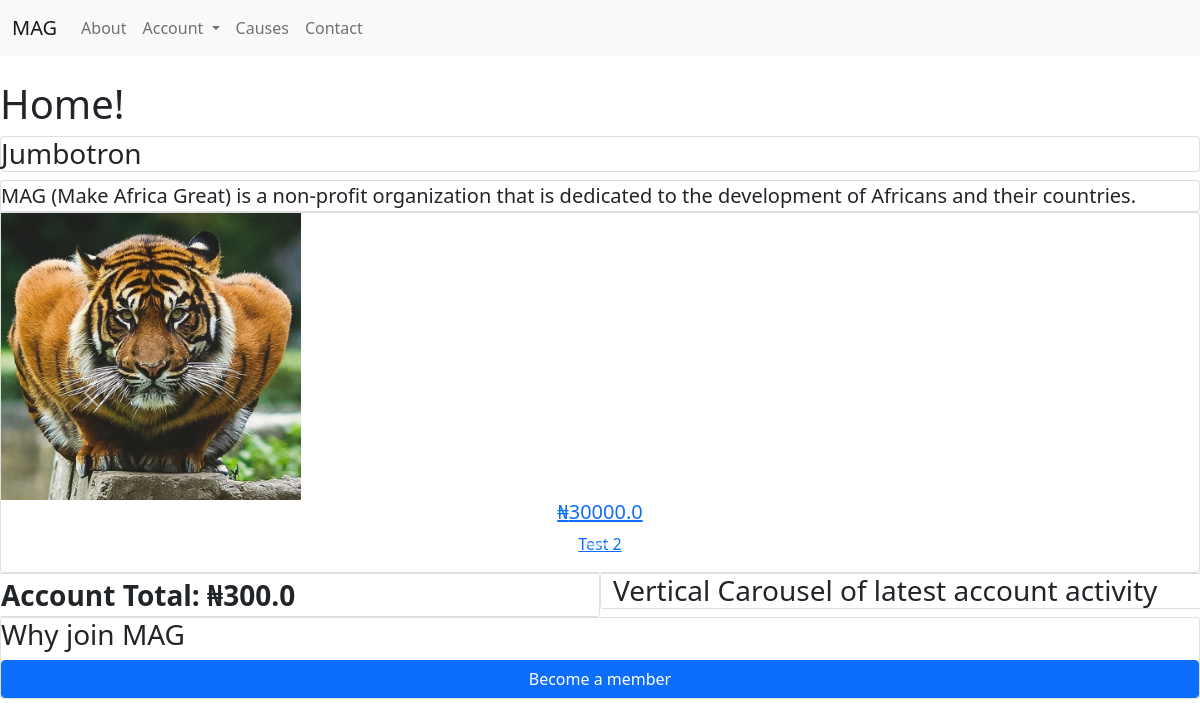
Before: / with the older database file.
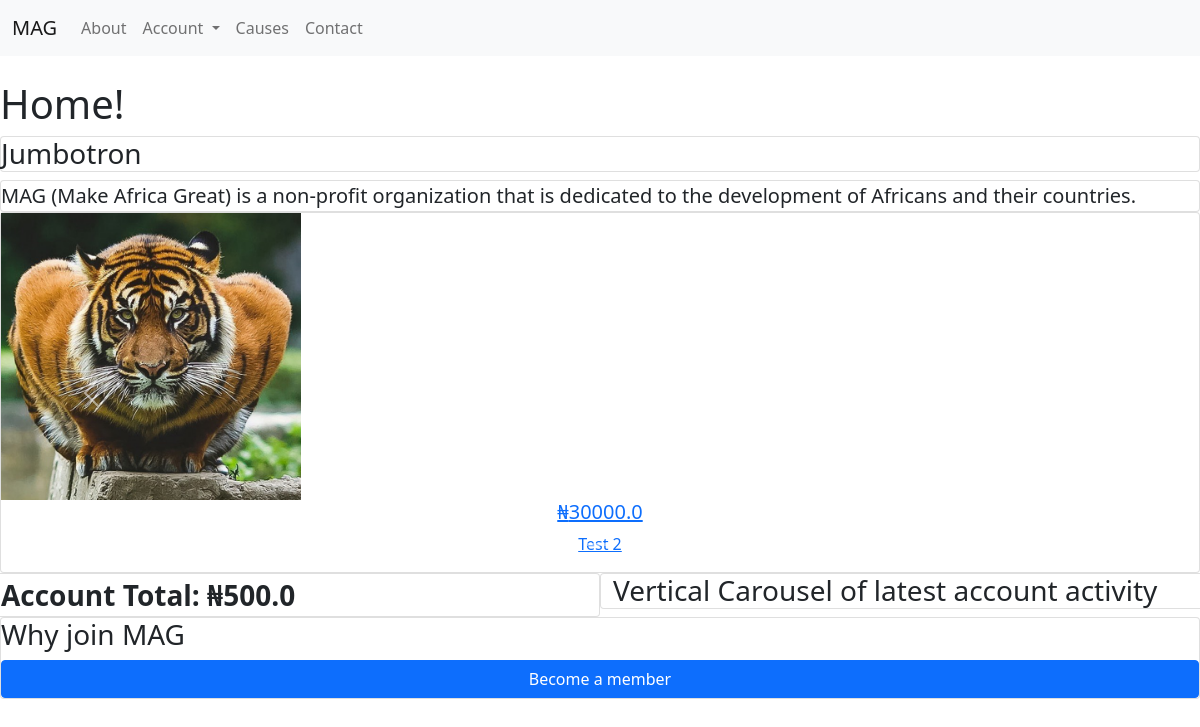
After: the same page with the newer database file.
### main/models.py (models this page shows)
class Cause(models.Model):
    name = models.CharField(max_length=128)
    category = models.CharField(max_length=32)
    brief_description = models.CharField(max_length=225)
    country = models.CharField(max_length=32)
    state = models.CharField(max_length=32)
    city = models.CharField(max_length=32)
    address = models.CharField(max_length=255, blank=True)
    duration = models.IntegerField(default=0)
    detail_description = models.TextField()
    cost = models.FloatField()
    cost_breakdown = models.TextField()
    expiration = models.IntegerField(blank=True)
    investigated = models.BooleanField(default=False)
    investigator = models.ForeignKey(settings.AUTH_USER_MODEL, blank=True, on_delete=models.SET_NULL, null=True, related_name = 'investigator')
    investigation_note = models.CharField(blank=True, max_length=255)
    approved = models.BooleanField(default=False)
    approver = models.ForeignKey(settings.AUTH_USER_MODEL, blank=True, on_delete=models.SET_NULL, null=True, related_name = 'approver')
    approved_date = models.DateTimeField(blank=True, null=True)
    creator = models.ForeignKey(settings.AUTH_USER_MODEL, on_delete=models.SET_NULL, null=True)
    backers = models.ManyToManyField(settings.AUTH_USER_MODEL, blank=True, related_name = 'backers')
    voters = models.ManyToManyField(settings.AUTH_USER_MODEL, blank=True, related_name = 'voters')
    votes = models.IntegerField(blank=True, default=0)
    completed = models.BooleanField(default=False)
    closed = models.BooleanField(default=False)
    closed_note = models.TextField(blank=True)
    closer = models.ForeignKey(settings.AUTH_USER_MODEL, blank=True, on_delete=models.SET_NULL, null=True, related_name = 'closer')
    closed_date = models.DateTimeField(blank=True, null=True)
    supervisor = models.ForeignKey(settings.AUTH_USER_MODEL, blank=True, on_delete=models.SET_NULL, null=True, related_name = 'supervisor')
    coordinator = models.ForeignKey(settings.AUTH_USER_MODEL, blank=True, on_delete=models.SET_NULL, null=True, related_name = 'coordinator')
    volunteers = models.ManyToManyField(settings.AUTH_USER_MODEL, blank=True, related_name = 'volunteers')
    status = models.CharField(max_length=32)
    date_added = models.DateTimeField(auto_now_add=True)
    slug = models.SlugField(max_length=128)

class Cause_file(models.Model):
    cause = models.ForeignKey(Cause, on_delete=models.CASCADE)
    file_type = models.CharField(max_length=32, null=True, blank=True)
    file_purpose = models.CharField(max_length=32, null=True, blank=True)
    file_description = models.CharField(max_length=255)
    date_added = models.DateTimeField(auto_now_add=True)
    file_upload = models.FileField(upload_to=cause_directory_path)

class Info(models.Model):
    date_added = models.DateTimeField(auto_now_add=True)
    month = models.IntegerField()
    year = models.IntegerField()
    total_amount = models.FloatField(default=0.00)

### main/views.py (the view)
# urls.py: path("", views.index, name="index"),
def index(request):
    filtered_causes = Cause.objects.filter(status="Approved").order_by("-votes")[:2]
    causes = []
    for cause in filtered_causes:
        try:
            profile_pic = Cause_file.objects.get(cause=cause, file_purpose="Profile Picture")
            new_object = {
                'cause': cause,
                'profile_pic': profile_pic
            }
            causes.append(new_object)
        except Error:
            pass
        try:
            monthly_info = Info.objects.get(month=month, year=year)
        except Error:
            if datetime.datetime.now().day == 1:
                monthly_info = Info(month=month, year=year)
                monthly_info.save()
            else:
                messages.info(request, "Info Object could not be created. Please contact the admin with this message.")
                return redirect("contact")
    context = {
        'causes': causes,
        'monthly_info': monthly_info
    }
    return render(request, "main/index.html", context)

### main/templates/main/index.html (shortened to what this page needs)
{% extends "main/layout.html" %}
{% block body %}
        <main id="home-page">
            <h1>
                Home!
            </h1>
            <h3 class="card">
                Jumbotron
            </h3>
            <div class="card fs-5">
                MAG (Make Africa Great) is a non-profit organization that is dedicated to the development of Africans and their countries.
            </div>
            <div class="card">
                <div id="carouselExampleIndicators" class="carousel slide" data-bs-ride="carousel">
                    <div class="carousel-indicators">
                        <button type="button" data-bs-target="#carouselExampleIndicators" data-bs-slide-to="0" class="active" aria-current="true" aria-label="Slide 1"></button>
                        <button type="button" data-bs-target="#carouselExampleIndicators" data-bs-slide-to="1" aria-label="Slide 2"></button>
                        <button type="button" data-bs-target="#carouselExampleIndicators" data-bs-slide-to="2" aria-label="Slide 3"></button>
                    </div>
                    <div class="carousel-inner text-center" role="listbox">
                        {% for cause in causes %}
                        <div class="carousel-item {% if forloop.first %}active{% endif %}">
                            <a href="{% url 'cause' cause.cause.slug %}">
                                <img src="{{ cause.profile_pic.file_upload.url }}" class="d-block w-25" alt="{{ cause.cause.name }}">
                                <span>
                                    <h5>
                                        &#x20A6;{{ cause.cause.cost }}
                                    </h5>
                                    <p>
                                        {{ cause.cause.name }}
                                    </p>
                                </span>
                            </a>
                        </div>
                        {% endfor %}
                    </div>
                    <button class="carousel-control-prev" type="button" data-bs-target="#carouselExampleIndicators" data-bs-slide="prev">
                        <span class="carousel-control-prev-icon" aria-hidden="true"></span>
                    </button>
                    <button class="carousel-control-next" type="button" data-bs-target="#carouselExampleIndicators" data-bs-slide="next">
                        <span class="carousel-control-next-icon" aria-hidden="true"></span>
                    </button>
                </div>
            </div>
            <div class="row">
                <div class="card col fs-3 fw-bold">
                    Account Total: &#x20A6;{{ monthly_info.total_amount }}
                </div>
                <h3 class="card col">
                    Vertical Carousel of latest account activity
                </h3>
            </div>
            <div class="card">
                <h3>
                    Why join MAG
                </h3>
                <a class="btn btn-primary" href="{% url 'register' %}">
                    Become a member
                </a>
            </div>
        </main>
{% endblock %}

### main/templates/main/layout.html (shortened to what this page needs)
{% load static %}
<!DOCTYPE html>
<html lang="en">
    <head>
        <link href="https://cdn.jsdelivr.net/npm/bootstrap@5.1.3/dist/css/bootstrap.min.css" rel="stylesheet">
    </head>
    <body>
        <nav class="navbar navbar-expand navbar-light bg-light">
            <div class="container-fluid">
                <a class="home-btn navbar-brand" href="{% url 'index' %}">MAG</a>
                <div class="collapse navbar-collapse" id="navbarSupportedContent">
                    <ul class="navbar-nav me-auto mb-2 mb-lg-0">
                        <li class="nav-item">
                            <a class="nav-btn nav-link" href="{% url 'about' %}">About</a>
                        </li>
                        <li class="nav-item dropdown">
                            <a class="nav-link dropdown-toggle" href="#" id="navbarDropdown" role="button"
                                data-bs-toggle="dropdown" aria-expanded="false">
                                Account
                            </a>
                        </li>
                        <li class="nav-item">
                            <a class="nav-link" href="{% url 'causes' %}">Causes</a>
                        </li>
                        <li class="nav-item">
                            <a class="nav-btn nav-link" href="{% url 'contact' %}">Contact</a>
                        </li>
                </div>
            </div>
        </nav>
        <div id="warnings">
        <br>
        </div>
    {% block body %}
    {% endblock %}
    </body>
</html>

Changed rows visible on the page:
changed Info: total_amount "300.0" → "500.0"
